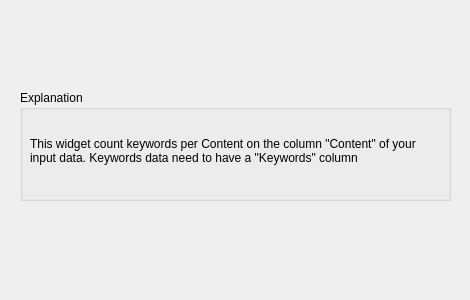
<?xml version="1.0" encoding="UTF-8"?>
<ui version="4.0">
 <class>Form</class>
 <widget class="QWidget" name="Form">
  <property name="geometry">
   <rect>
    <x>0</x>
    <y>0</y>
    <width>470</width>
    <height>300</height>
   </rect>
  </property>
  <property name="windowTitle">
   <string>Form</string>
  </property>
  <widget class="QGroupBox" name="groupBox">
   <property name="geometry">
    <rect>
     <x>20</x>
     <y>90</y>
     <width>431</width>
     <height>111</height>
    </rect>
   </property>
   <property name="title">
    <string>Explanation</string>
   </property>
   <widget class="QLabel" name="Description">
    <property name="geometry">
     <rect>
      <x>10</x>
      <y>30</y>
      <width>411</width>
      <height>61</height>
     </rect>
    </property>
    <property name="text">
     <string>This widget count keywords per Content on the column &quot;Content&quot; of your input data. Keywords data need to have a &quot;Keywords&quot; column</string>
    </property>
    <property name="textFormat">
     <enum>Qt::AutoText</enum>
    </property>
    <property name="alignment">
     <set>Qt::AlignLeading|Qt::AlignLeft|Qt::AlignVCenter</set>
    </property>
    <property name="wordWrap">
     <bool>true</bool>
    </property>
   </widget>
  </widget>
 </widget>
 <resources/>
 <connections/>
</ui>
